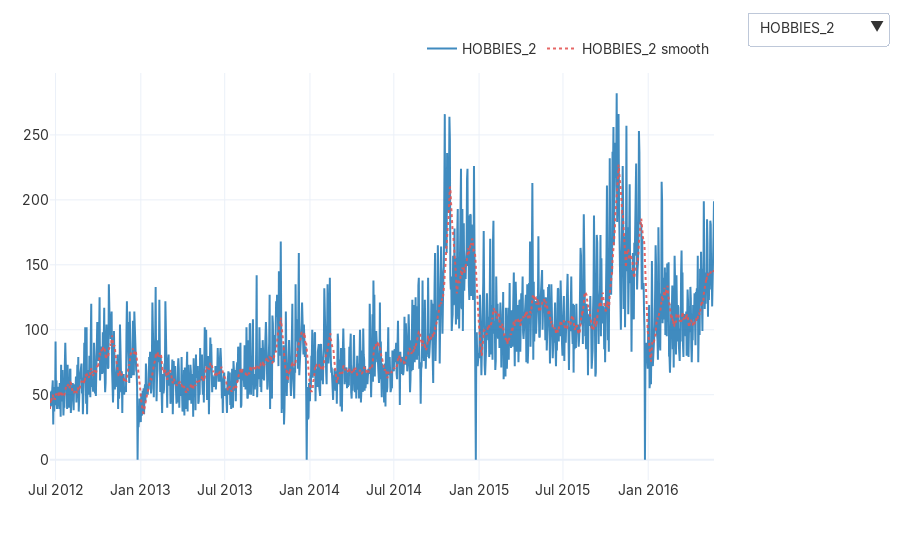

Notebook source saved alongside this figure:
### Code cell
plot_timeseries(
    df=train_df,   
    id_col ="unique_id",
    date_col="date",
    value_col="sales",
    group_col="dept_id",
    ids=3,
    mode = 'dropdown',
    smooth_window=14
)

### Figure 1 — Plotly figure (JSON) as saved in the notebook; plotly's stock layout.template omitted (floating-point values rounded to 4 significant figures; data arrays with more than 128 entries replaced by an {"elided": "..."} marker saying what was removed)
{"data": [{"line": {"color": "#1f77b4", "width": 2}, "mode": "lines", "name": "HOBBIES_2", "opacity": 0.85, "type": "scatter", "visible": true, "x": {"elided": "1434 str values"}, "y": {"elided": "1434 int values"}}, {"line": {"color": "#e45756", "dash": "dot", "width": 2}, "mode": "lines", "name": "HOBBIES_2 smooth", "opacity": 0.9, "type": "scatter", "visible": true, "x": {"elided": "1434 str values"}, "y": {"elided": "1434 float values"}}, {"line": {"color": "#9467bd", "width": 2}, "mode": "lines", "name": "HOUSEHOLD_2", "opacity": 0.85, "type": "scatter", "visible": false, "x": {"elided": "1434 str values"}, "y": {"elided": "1434 int values"}}, {"line": {"color": "#e45756", "dash": "dot", "width": 2}, "mode": "lines", "name": "HOUSEHOLD_2 smooth", "opacity": 0.9, "type": "scatter", "visible": false, "x": {"elided": "1434 str values"}, "y": {"elided": "1434 float values"}}, {"line": {"color": "#17becf", "width": 2}, "mode": "lines", "name": "HOBBIES_1", "opacity": 0.85, "type": "scatter", "visible": false, "x": {"elided": "1434 str values"}, "y": {"elided": "1434 int values"}}, {"line": {"color": "#e45756", "dash": "dot", "width": 2}, "mode": "lines", "name": "HOBBIES_1 smooth", "opacity": 0.9, "type": "scatter", "visible": false, "x": {"elided": "1434 str values"}, "y": {"elided": "1434 float values"}}], "layout": {"font": {"color": "#333", "family": "Inter, Segoe UI, Helvetica", "size": 14}, "legend": {"bgcolor": "rgba(255,255,255,0.6)", "bordercolor": "rgba(0,0,0,0)", "orientation": "h", "x": 1, "xanchor": "right", "y": 1.02, "yanchor": "bottom"}, "margin": {"b": 80, "l": 50, "r": 30, "t": 60}, "paper_bgcolor": "white", "plot_bgcolor": "white", "title": {"x": 0.5}, "updatemenus": [{"buttons": [{"args": [{"visible": [true, true, false, false, false, false]}], "label": "HOBBIES_2", "method": "update"}, {"args": [{"visible": [false, false, true, true, false, false]}], "label": "HOUSEHOLD_2", "method": "update"}, {"args": [{"visible": [false, false, false, false, true, true]}], "label": "HOBBIES_1", "method": "update"}], "direction": "down", "x": 1.05, "xanchor": "left", "y": 1.15, "yanchor": "top"}]}}
